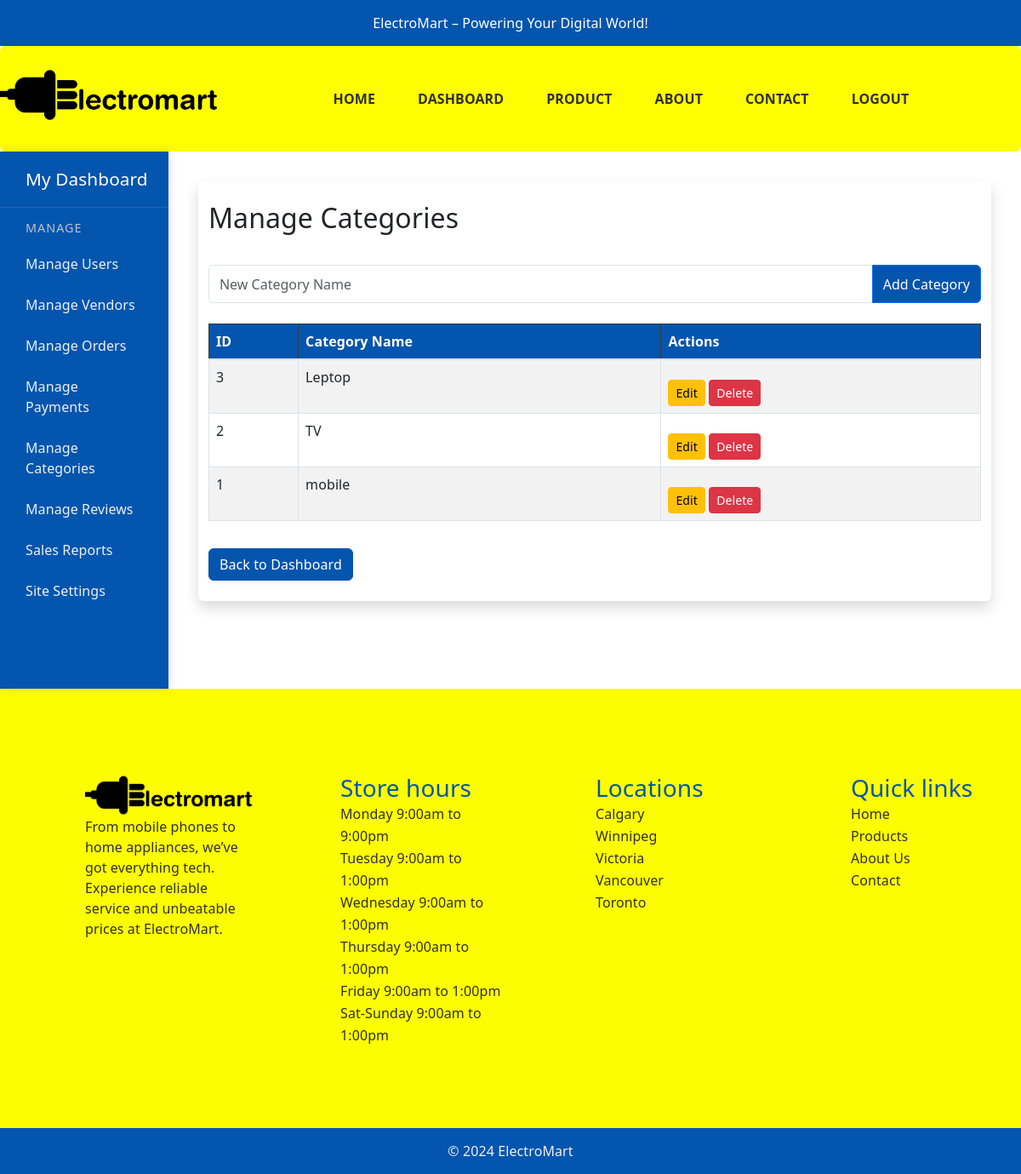
/admin/manage_categories.php (signed in), run on the app's committed database.
### tables this page shows
CREATE TABLE `categories` (
  `id` int(11) NOT NULL,
  `name` varchar(255) NOT NULL,
  `created_at` timestamp NOT NULL DEFAULT current_timestamp()
);

### admin/manage_categories.php (the view, shortened to what this page needs)
<?php
include "../config/db.php";
$stmt = $conn->prepare("SELECT * FROM categories ORDER BY id DESC");
$stmt->execute();
$result = $stmt->get_result();
?>
<!DOCTYPE html>
<html lang="en">
<head>
    <link href="https://cdn.jsdelivr.net/npm/bootstrap@5.3.0/dist/css/bootstrap.min.css" rel="stylesheet">
    <link rel="stylesheet" href="../public/css/stylesheet.css">
</head>
<body>
<?php include 'header.php'; ?>
<div class="dashboard-container">
    <?php include 'dashboard-sidebar.php'; ?>
    <main class="vendor-main-content">
        <div class="container py-4">
            <h2 class="mb-4">Manage Categories</h2>
            <form method="POST" class="mb-4">
                <div class="input-group">
                    <input type="text" name="category_name" placeholder="New Category Name" required class="form-control">
                    <button type="submit" class="btn btn-primary">Add Category</button>
                </div>
            </form>
            <table class="table table-bordered table-striped align-middle table-manage-products">
                <thead class="table-dark">
                    <tr>
                        <th>ID</th>
                        <th>Category Name</th>
                        <th>Actions</th>
                    </tr>
                </thead>
                <tbody>
                    <?php if ($result->num_rows > 0): ?>
                        <?php while ($row = $result->fetch_assoc()): ?>
                            <tr>
                                <td><?php echo htmlspecialchars($row["id"]); ?></td>
                                <td><?php echo htmlspecialchars($row["name"]); ?></td>
                                <td>
                                    <a href="edit_category.php?id=<?php echo $row['id']; ?>" class="btn btn-warning btn-sm">Edit</a>
                                    <a href="delete_category.php?id=<?php echo $row['id']; ?>" class="btn btn-danger btn-sm" onclick="return confirm('Are you sure you want to delete this category?');">Delete</a>
                                </td>
                            </tr>
                        <?php endwhile; ?>
                    <?php else: ?>
                        <tr>
                            <td colspan="3" class="text-center">No categories found.</td>
                        </tr>
                    <?php endif; ?>
                </tbody>
            </table>
            <a href="dashboard.php" class="btn btn-secondary mt-3">Back to Dashboard</a>
        </div>
    </main>
</div>
<?php include 'footer.php'; ?>
</body>
</html>

### admin/manage_categories.php (style rules this page uses)
.input-group .form-control, .input-group .btn { height: 45px; border-radius: 0; }
.input-group .form-control { border-top-left-radius: 0.375rem; border-bottom-left-radius: 0.375rem; }
.input-group .btn { border-top-right-radius: 0.375rem; border-bottom-right-radius: 0.375rem; margin: 0; }

### data on the page
categories: id "3", name "Leptop"
categories: id "2", name "TV"
categories: id "1", name "mobile"
